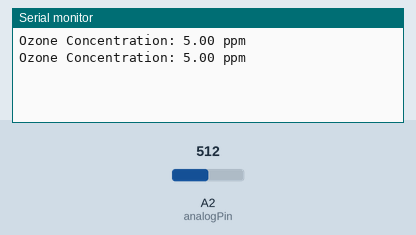
Recording of a sketch running on a simulated Arduino Mega 2560, built with avr-gcc and run on an emulated ATmega2560. On the bench: the last lines printed to the serial monitor. The inputs (shaded band) are chosen by the test bench; at power-on: A2 (analogPin) = 512.

Above: at 1.8 s.
1.9 s: A2 (analogPin) set to 716
At 2.8 s:
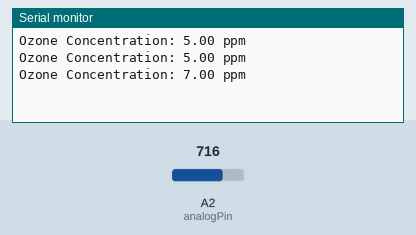
3.4 s: A2 (analogPin) set to 900
At 4.8 s:
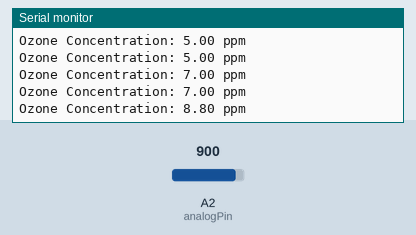
Timing chart, 0 to 6.4 s (numbered marks = the images above; inputs shaded):
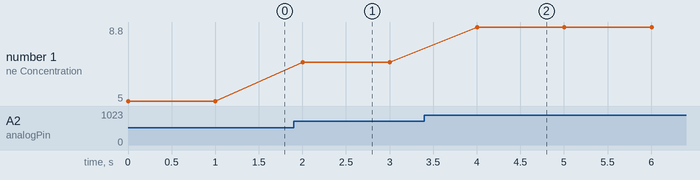

The sketch:

sketch_jun14c.ino
```cpp
// MQ-131 Ozone Gas Sensor integration with Arduino Mega

int analogPin = A2;   // Analog input pin for the MQ-131 sensor

float ozoneConcentration;   // Variable to store ozone concentration

// Calibration values
const float sensorMin = 0.0;   // Minimum analog reading from the sensor
const float sensorMax = 1023.0;   // Maximum analog reading from the sensor
const float ozoneMin = 0.0;   // Minimum ozone concentration
const float ozoneMax = 10.0;   // Maximum ozone concentration

void setup() {
  Serial.begin(9600);
}

void loop() {
  // Read the analog voltage from the sensor
  int sensorValue = analogRead(analogPin);

  // Map the analog value to ozone concentration
  ozoneConcentration = mapFloat(sensorValue, sensorMin, sensorMax, ozoneMin, ozoneMax);

  // Print the ozone concentration
  Serial.print("Ozone Concentration: ");
  Serial.print(ozoneConcentration);
  Serial.println(" ppm");

  delay(1000);  // Delay between readings
}

// Map a float value from one range to another range
float mapFloat(float x, float inMin, float inMax, float outMin, float outMax) {
  return (x - inMin) * (outMax - outMin) / (inMax - inMin) + outMin;
}
```

Measured:
- after the input at 1.9 s, the serial monitor: prints a new line after 0.10 s (image 1)
- after the input at 3.4 s, the serial monitor: prints a new line after 0.60 s (image 2)
- plotted number 1: 5 → 7 after the input at 1.9 s, 7 → 8.8 after the input at 3.4 s
